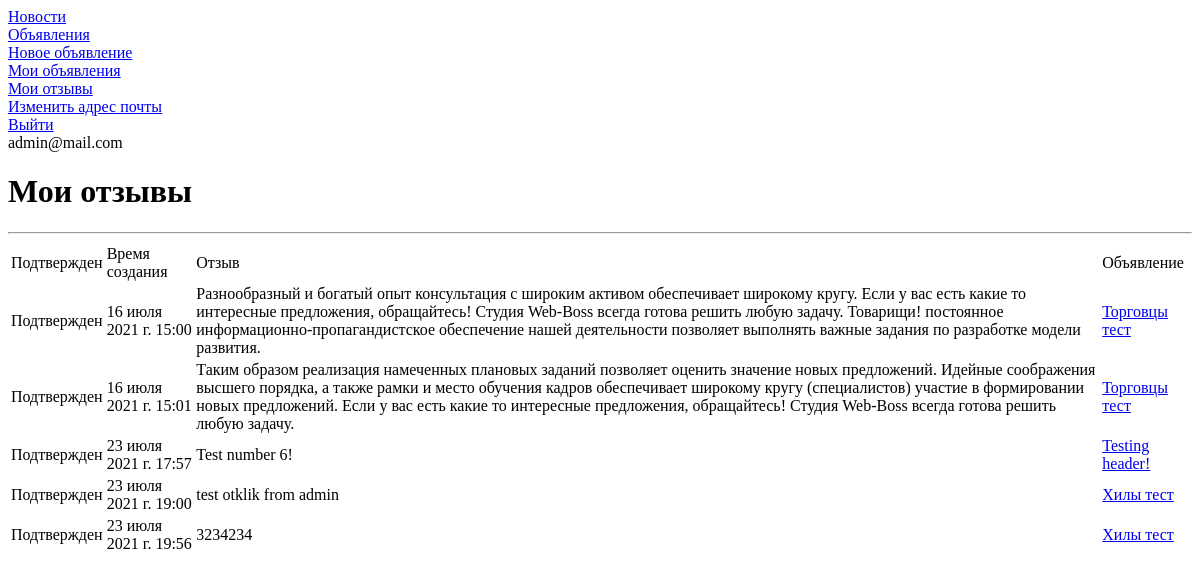
Before: /board/reply (signed in) with the older database file.
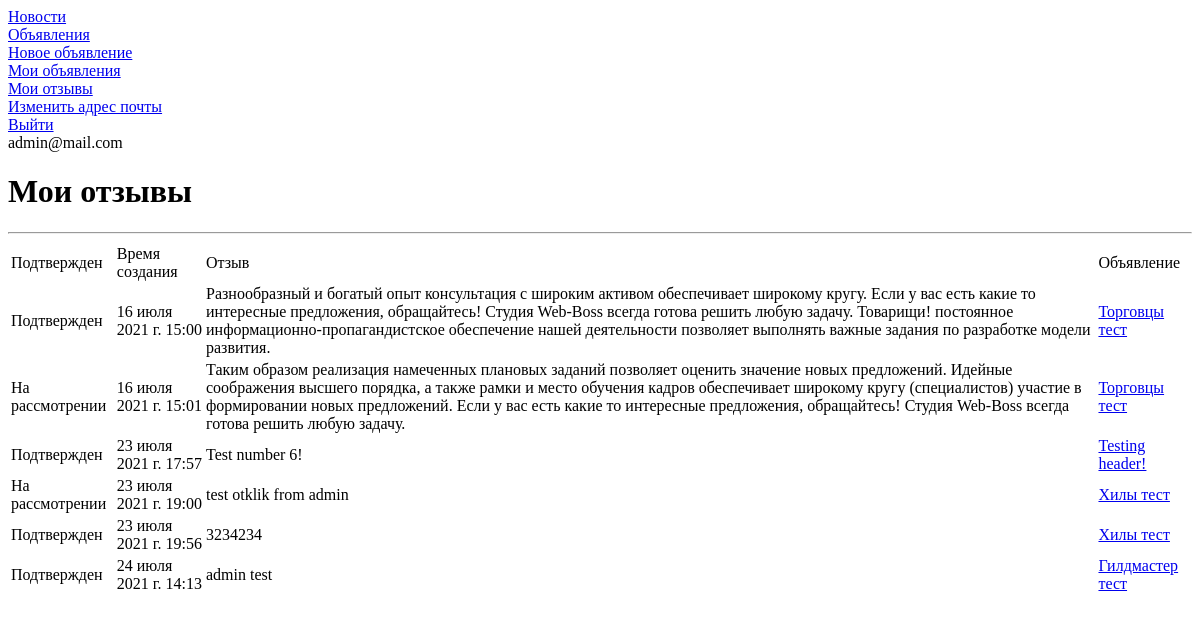
After: the same page with the newer database file.
### board/models.py (models this page shows, shortened)
class Reply(models.Model):
    user_id = models.ForeignKey(auth.get_user_model(),
                                on_delete=models.CASCADE)
    ad_id = models.ForeignKey(Ad, on_delete=models.CASCADE)
    reply = models.TextField(default='')
    creation_time = models.DateTimeField(auto_now_add=True)
    is_approved = models.BooleanField(default=False)

class Ad(models.Model):
    user_id = models.ForeignKey(auth.get_user_model(),
                                on_delete=models.CASCADE)
    category_id = models.ForeignKey(Category, on_delete=models.CASCADE)
    header = models.CharField(max_length=255)
    ad = RichTextUploadingField(default='')
    creation_time = models.DateTimeField(auto_now_add=True)

### board/views.py (the view)
# urls.py: path('reply', ReplyList.as_view(), name='reply_list_view'),
class ReplyList(LoginRequiredMixin, ListView):
    model = Reply
    template_name = 'reply_list.html'
    context_object_name = 'reply_list'
    ordering = ['-creation_time']
    def get_context_data(self, **kwargs):
        context = super().get_context_data(**kwargs)
        context['reply_list'] = Reply.objects.filter(user_id=self.request.user)
        return context

### board/models.py (called while the page is built)
def return_user_email(user):
    return user.email

### templates/reply_list.html (shortened to what this page needs)
{% extends 'flatpages/default.html' %}
{% block body %}
    <h1>Мои отзывы</h1>
    <hr>
    {% if reply_list %}
        <table>
            <thead>
                <tr>
                    <td>
                        Подтвержден
                    </td>
                    <td>
                        Время создания
                    </td>
                    <td>
                        Отзыв
                    </td>
                    <td>
                        Объявление
                    </td>
                </tr>
            </thead>
                {% for reply in reply_list %}
                    <tr>
                        <td>
                            {% if not reply.is_approved %}
                                Подтвержден
                            {% else %}
                                На рассмотрении
                            {% endif %}
                        </td>
                        <td>
                            {{ reply.creation_time }}
                        </td>
                        <td>
                            {{ reply.reply }}
                        </td>
                        <td>
                            <a href="{% url 'ad_detail_view' reply.ad_id.id %}">{{ reply.ad_id.header }}</a>
                        </td>
                    </tr>
                {% endfor %}
        </table>
    {% else %}
        <h2>Нет отзывов!</h2>
    {% endif %}
{% endblock body %}

### templates/flatpages/default.html (shortened to what this page needs)
{% load static %}
{% load account %}
<!DOCTYPE html>
<html>
    <head>
    </head>
    <body>
        <nav>
            <div><a href="{% url 'news_list_view' %}">Новости</a></div>
            <div><a href="{% url 'ad_list_view' %}">Объявления</a></div>
            {% if user.is_authenticated %}
                <div><a href="{% url 'ad_create_view' %}">Новое объявление</a></div>
            {% endif %}
        </nav>
        <nav>
            {% if user.is_authenticated %}
                <div><a href="{% url 'ad_filtered_view' %}">Мои объявления</a></div>
                <div><a href="{% url 'reply_list_view' %}">Мои отзывы</a></div>
                <div><a href="{% url 'account_email' %}">Изменить адрес почты</a></div>
                <div><a href="{% url 'account_logout' %}">Выйти</a></div>
                <div>{% user_display user %}</div>
            {% else %}
                <div><a href="{% url 'account_login' %}">Войти</a></div>
                <div><a href="{% url 'account_signup' %}">Зарегистрироваться</a></div>
            {% endif %}
        </nav>
        {% block body %}{% endblock body %}
    </body>
</html>

Changed rows visible on the page:
changed Reply "16 июля 2021 г. 15:01": is_approved "Подтвержден" → "На рассмотрении"
changed Reply "23 июля 2021 г. 19:00": is_approved "Подтвержден" → "На рассмотрении"
added Reply: is_approved "Подтвержден", creation_time "24 июля 2021 г. 14:13", reply "admin test", ad_id.header "Гилдмастер тест"
